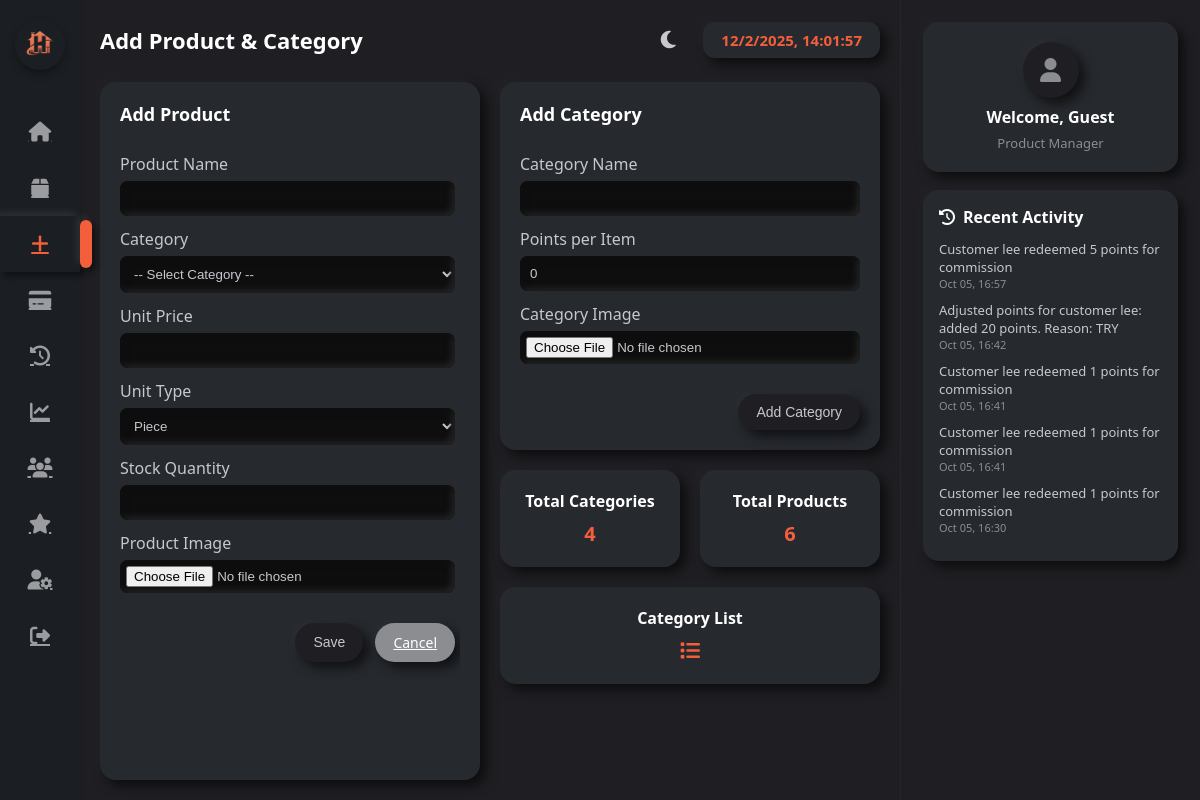
Before: /add_product.php with the older database file.
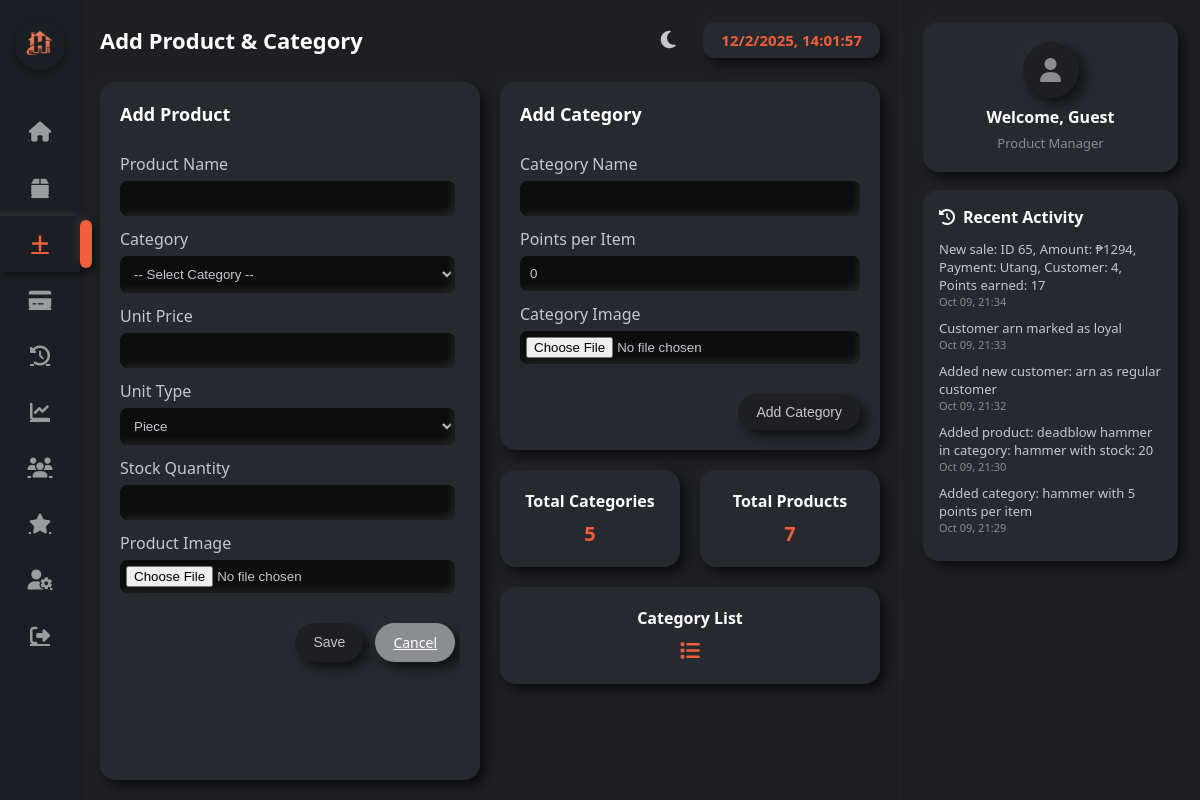
After: the same page with the newer database file.
### tables this page shows
CREATE TABLE `activity_logs` (
  `id` int(11) NOT NULL,
  `action` varchar(255) NOT NULL,
  `created_at` timestamp NOT NULL DEFAULT current_timestamp()
);

### add_product.php (the view, shortened to what the changed rows need)
<?php
include 'db.php';
 $currentTheme = $_SESSION['theme'];
 $totalProducts = $conn->query("SELECT COUNT(*) AS c FROM products")->fetch_assoc()['c'];
 $totalCategories = $conn->query("SELECT COUNT(*) AS c FROM categories")->fetch_assoc()['c'];
 $recentLogs = $conn->query("SELECT action, created_at FROM activity_logs ORDER BY created_at DESC LIMIT 5");
?>
<!DOCTYPE html>
<html lang="en">
<head>
<link rel="stylesheet" href="https://cdnjs.cloudflare.com/ajax/libs/font-awesome/6.4.0/css/all.min.css">
</head>
<body class="<?php echo $currentTheme === 'light' ? 'light-mode' : ''; ?>">
<div class="wrapper">
<main class="main">
  <div class="topbar">
    <h1>Add Product & Category</h1>
  </div>
  <div class="form-container">
    <div class="form-card">
      <h2>Add Product</h2>
    </div>
    <div>
      <div class="form-card">
        <h2>Add Category</h2>
      </div>
      <div class="stats-card">
        <div class="stat-box">
          <h3>Total Categories</h3>
          <p><?= $totalCategories ?></p>
        </div>
        <div class="stat-box">
          <h3>Total Products</h3>
          <p><?= $totalProducts ?></p>
        </div>
      </div>
    </div>
  </div>
</main>
<aside class="right-panel">
  <div class="activity-card">
    <ul>
      <?php if ($recentLogs && $recentLogs->num_rows > 0): ?>
        <?php while($log = $recentLogs->fetch_assoc()): ?>
          <li>
            <span><?= htmlspecialchars($log['action']) ?></span>
            <small><?= date("M d, H:i", strtotime($log['created_at'])) ?></small>
          </li>
        <?php endwhile; ?>
      <?php else: ?>
        <li><em>No recent activity</em></li>
      <?php endif; ?>
    </ul>
  </div>
</aside>
</div>
</body>
</html>

Changed rows visible on the page:
no longer on this page (row unchanged): activity_logs: action "Customer lee redeemed 5 points for commission", created_at "Oct 05, 16:57"
no longer on this page (row unchanged): activity_logs: action "Adjusted points for customer lee: added 20 points. Reason: TRY", created_at "Oct 05, 16:42"
no longer on this page (row unchanged): activity_logs: action "Customer lee redeemed 1 points for commission", created_at "Oct 05, 16:41"
no longer on this page (row unchanged): activity_logs: action "Customer lee redeemed 1 points for commission", created_at "Oct 05, 16:41"
no longer on this page (row unchanged): activity_logs: action "Customer lee redeemed 1 points for commission", created_at "Oct 05, 16:30"
added activity_logs: action "New sale: ID 65, Amount: ₱1294, Payment: Utang, Customer: 4, Points earned: 17", created_at "Oct 09, 21:34"
added activity_logs: action "Customer arn marked as loyal", created_at "Oct 09, 21:33"
added activity_logs: action "Added new customer: arn as regular customer", created_at "Oct 09, 21:32"
added activity_logs: action "Added product: deadblow hammer in category: hammer with stock: 20", created_at "Oct 09, 21:30"
added activity_logs: action "Added category: hammer with 5 points per item", created_at "Oct 09, 21:29"
Other visible differences:
$totalCategories: "4" → "5"
$totalProducts: "6" → "7"
